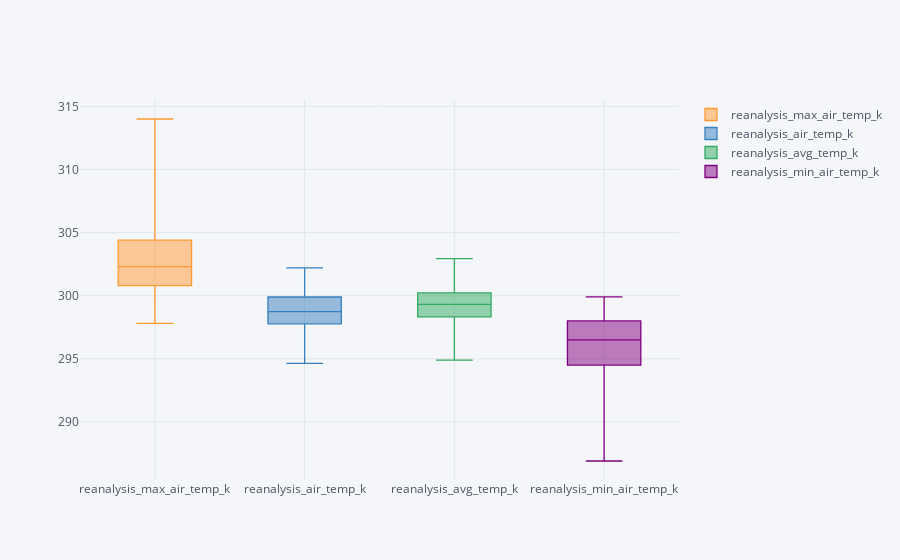

Notebook code for this chart:
### Markdown cell above
### ndvi is a method to measure vegitation by geograohical survey. -1 means water and +1 means greenery while around zero means that it is urban area. Here since all four indictors of that are around zero and northeast and northwest are more inclined towards negative side (water) and southeast and southwest are more on positive side (green vegetation)

This means that this locality is urban area with northern part more having water and southern part having more greenery.

### Code cell
attributes_3=['reanalysis_max_air_temp_k','reanalysis_air_temp_k','reanalysis_avg_temp_k','reanalysis_min_air_temp_k']
raw_data[attributes_3].iplot(kind='box')

### Figure 1 — Plotly figure (JSON) as saved in the notebook; plotly's stock layout.template omitted (floating-point values rounded to 4 significant figures; data arrays with more than 128 entries replaced by an {"elided": "..."} marker saying what was removed)
{"data": [{"boxpoints": false, "line": {"width": 1.3}, "marker": {"color": "rgba(255, 153, 51, 1.0)"}, "name": "reanalysis_max_air_temp_k", "orientation": "v", "type": "box", "uid": "ccd06630-fb76-4e55-bca8-d25c4e856d07", "y": {"elided": "1297 float values"}}, {"boxpoints": false, "line": {"width": 1.3}, "marker": {"color": "rgba(55, 128, 191, 1.0)"}, "name": "reanalysis_air_temp_k", "orientation": "v", "type": "box", "uid": "03380e65-b1be-4bfa-8165-7a685a16017f", "y": {"elided": "1297 float values"}}, {"boxpoints": false, "line": {"width": 1.3}, "marker": {"color": "rgba(50, 171, 96, 1.0)"}, "name": "reanalysis_avg_temp_k", "orientation": "v", "type": "box", "uid": "186e7929-8486-4858-a251-bba320322bd4", "y": {"elided": "1297 float values"}}, {"boxpoints": false, "line": {"width": 1.3}, "marker": {"color": "rgba(128, 0, 128, 1.0)"}, "name": "reanalysis_min_air_temp_k", "orientation": "v", "type": "box", "uid": "2b434952-2b96-467d-89de-8da6f8d7f131", "y": {"elided": "1297 float values"}}], "layout": {"legend": {"bgcolor": "#F5F6F9", "font": {"color": "#4D5663"}}, "paper_bgcolor": "#F5F6F9", "plot_bgcolor": "#F5F6F9", "title": {"font": {"color": "#4D5663"}}, "xaxis": {"gridcolor": "#E1E5ED", "showgrid": true, "tickfont": {"color": "#4D5663"}, "title": {"font": {"color": "#4D5663"}, "text": ""}, "zerolinecolor": "#E1E5ED"}, "yaxis": {"gridcolor": "#E1E5ED", "showgrid": true, "tickfont": {"color": "#4D5663"}, "title": {"font": {"color": "#4D5663"}, "text": ""}, "zerolinecolor": "#E1E5ED"}}}
